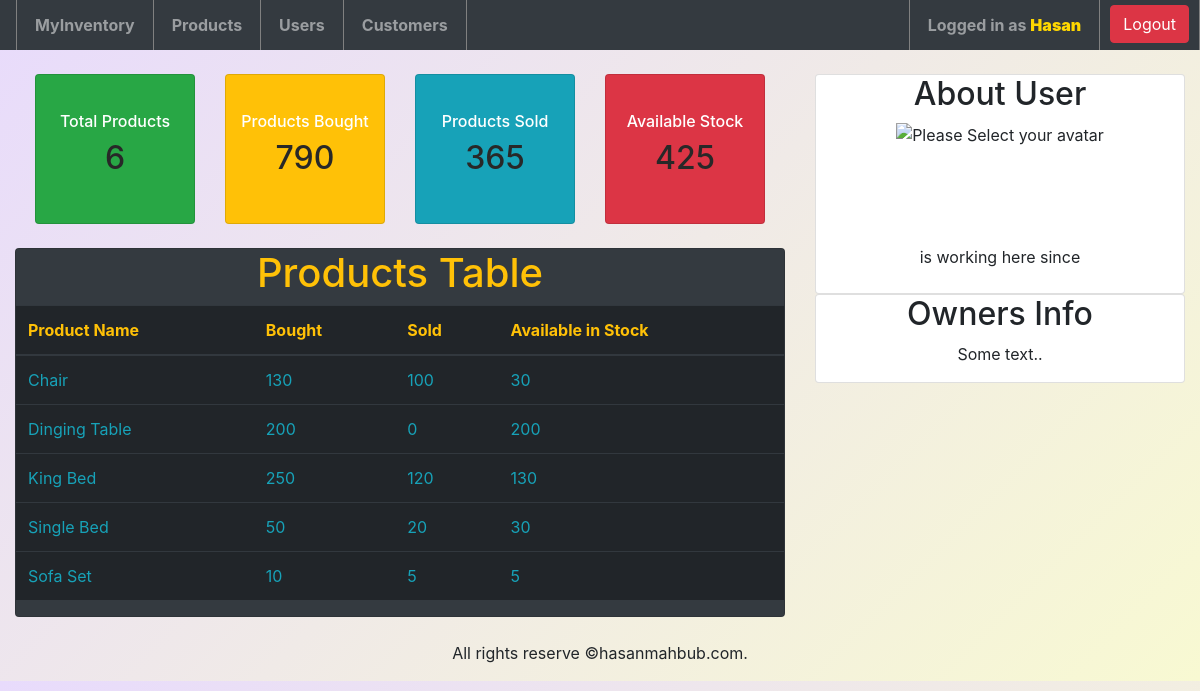
The app's page /dashboard.php (signed in) with its own data.
### tables this page shows
CREATE TABLE `products` (
  `id` int(11) NOT NULL,
  `name` varchar(100) NOT NULL,
  `bought` int(11) NOT NULL DEFAULT 0,
  `sold` int(11) NOT NULL DEFAULT 0,
  `image` varchar(300) NOT NULL,
  `created_at` datetime DEFAULT NULL,
  `updated_at` datetime NOT NULL DEFAULT current_timestamp()
);

### dashboard.php (the view, shortened to what this page needs)
<?php
include './inc/header.php';
?>
<?php
include './inc/navigation.php';
$lastDate = date('Y-m-d', strtotime('-7 days'));
$sql = "SELECT * FROM products WHERE updated_at>'$lastDate'";
$products = $conn->query($sql);
$sql = "SELECT COUNT(*) as total_products FROM products";
$totalProducts = mysqli_fetch_assoc($conn->query($sql));
$sql = "SELECT SUM(bought) as total_bought FROM products";
$totalBoughts = mysqli_fetch_assoc($conn->query($sql));
$sql = "SELECT SUM(sold) as total_sold FROM products";
$totalSold = mysqli_fetch_assoc($conn->query($sql));
 $stockAvailable = $totalBoughts['total_bought']-$totalSold['total_sold'];
?>
<div class="pt-4">
    <div class="row w-100 p-0 m-0" style="padding-top: 40px;">
        <div class="col-8">
            <div class="pb-4">
                <section class="row" style="padding-left: 20px; padding-right: 20px;">
                    <div class="col-3">
                        <div style="height:150px ;" class="card card-green bg-success text-white
                         d-flex justify-content-center align-items-center flex-column
                        ">
                            <h6>Total Products </h6>
                            <h2 style="color: #282828; text-align: center;">
                               <?php echo $totalProducts['total_products'];  ?>
                           </h2>
                        </div>
                    </div>
                    <div class="col-3">
                        <div style="height:150px ;" class="card card-yellow bg-warning text-white
                         d-flex justify-content-center align-items-center flex-column
                        ">
                            <h6>Products Bought </h6>
                            <h2 style="color: #282828; text-align: center;">
                               <?php  echo $totalBoughts['total_bought']; ?>
                            </h2>
                        </div>
                    </div>
                    <div class="col-3 ">
                        <div style="height:150px ;" class="card card-blue bg-info text-white
                          d-flex justify-content-center align-items-center flex-column
                        ">
                            <h6>Products Sold </h6>
                            <h2 style="color: #282828; text-align: center;">
                              <?php  echo $totalSold['total_sold']; ?>
                            </h2>
                        </div>
                    </div>
                    <div class="col-3">
                        <div style="height:150px ;" class="card card-red bg-danger text-white
                          d-flex justify-content-center align-items-center flex-column
                        ">
                            <h6>Available Stock </h6>
                            <h2 style="color: #282828; text-align: center;">
                               <?php  echo $stockAvailable;  ?>
                            </h2>
                        </div>
                    </div>
                </section>
            </div>
            <div class="card bg-dark">
                <div class="table_container">
                    <h1 class="text-warning" style="text-align: center;">Products Table</h1>
                    <div class="table-responsive">
                        <table class="table table-dark" id="table" data-toggle="table" data-search="true" data-filter-control="true" data-show-export="true" data-click-to-select="true" data-toolbar="#toolbar">
                            <thead class="thead text-warning">
                                <tr>
                                    <th data-field="date" data-filter-control="select" data-sortable="true">Product Name</th>
                                    <th data-field="examen" data-filter-control="select" data-sortable="true"> Bought</th>
                                    <th data-field="note" data-sortable="true">Sold</th>
                                    <th data-field="note" data-sortable="true">Available in Stock</th>
                                </tr>
                            </thead>
                            <tbody class="text-info">
                                <?php
                                if(mysqli_num_rows($products) > 0){{
                                    while ($row = mysqli_fetch_assoc($products)) {
                                    $stock = $row['bought'] - $row['sold'];
                                       ?>
                                    <tr>
                                        <td class="text-capitalize"><?php echo $row['name']; ?></td>
                                        <td class=""><?php echo $row['bought']; ?></td>
                                        <td class=""><?php echo $row['sold']; ?></td>
                                        <td class=""><?php echo $stock; ?></td>
                                    </tr>
                                    <?php
                                    }
                                }}
                                ?>
                            </tbody>
                        </table>
                    </div>
                </div>
            </div>
        </div>
        <div class="col-4">
            <div class="card  text-center">
                <h2>About User</h2>
                <div style="height:100px;"><img src="<?php
                                                        ?>" height="100px;" width="100px;" class="img-circle" alt="Please Select your avatar"></div>
                <p>
                     is working here since
                </p>
            </div>
            <div class="card text-center">
                <h2>Owners Info</h2>
                <p>Some text..</p>
            </div>
        </div>
    </div>
</div>
<?php
include './inc/footer.php';
?>

### css/style.css (style rules this page uses)
body { background-color: #f8f9d2; background-image: linear-gradient(315deg, #f8f9d2 0%, #e8dbfc 100%); }

### records on screen
products: name "Chair", bought "130", sold "100", stock "30"
products: name "Dinging Table", bought "200", sold "0"
products: name "King Bed", bought "250", sold "120", stock "130"
products: name "Single Bed", bought "50", sold "20", stock "30"
products: name "Sofa Set", bought "10", sold "5"

### other values on screen
$user "Hasan"
$totalProducts['total_products'] "6"
$totalBoughts['total_bought'] "790"
$totalSold['total_sold'] "365"
$stockAvailable "425"
